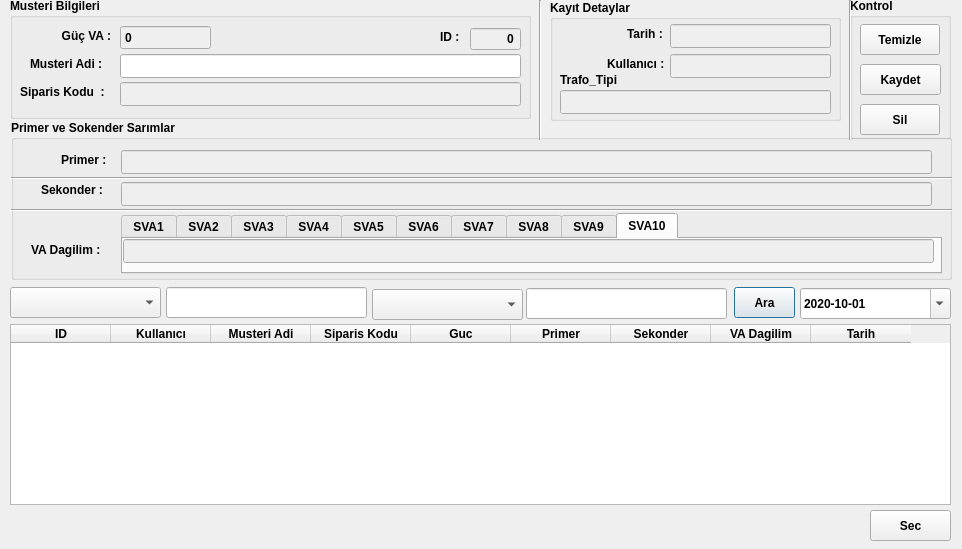
<?xml version="1.0" encoding="UTF-8"?>
<ui version="4.0">
 <class>Dialog</class>
 <widget class="QDialog" name="Dialog">
  <property name="geometry">
   <rect>
    <x>0</x>
    <y>0</y>
    <width>962</width>
    <height>549</height>
   </rect>
  </property>
  <property name="font">
   <font>
    <weight>75</weight>
    <bold>true</bold>
   </font>
  </property>
  <property name="windowTitle">
   <string>Recete Secim Sayfası</string>
  </property>
  <property name="windowIcon">
   <iconset>
    <normaloff>:/C:/Users/YBEKTAS/Desktop/Python/Projeler/Transformator_Calculate/software/source/staticfiles/icons/repport.png</normaloff>:/C:/Users/YBEKTAS/Desktop/Python/Projeler/Transformator_Calculate/software/source/staticfiles/icons/repport.png</iconset>
  </property>
  <widget class="QGroupBox" name="groupBox_3">
   <property name="geometry">
    <rect>
     <x>11</x>
     <y>120</y>
     <width>941</width>
     <height>160</height>
    </rect>
   </property>
   <property name="title">
    <string>Primer ve Sokender Sarımlar</string>
   </property>
   <widget class="QTabWidget" name="tabWidget_2">
    <property name="geometry">
     <rect>
      <x>110</x>
      <y>93</y>
      <width>821</width>
      <height>61</height>
     </rect>
    </property>
    <property name="palette">
     <palette>
      <active>
       <colorrole role="Base">
        <brush brushstyle="SolidPattern">
         <color alpha="255">
          <red>239</red>
          <green>239</green>
          <blue>239</blue>
         </color>
        </brush>
       </colorrole>
      </active>
      <inactive>
       <colorrole role="Base">
        <brush brushstyle="SolidPattern">
         <color alpha="255">
          <red>239</red>
          <green>239</green>
          <blue>239</blue>
         </color>
        </brush>
       </colorrole>
      </inactive>
      <disabled>
       <colorrole role="Base">
        <brush brushstyle="SolidPattern">
         <color alpha="255">
          <red>239</red>
          <green>239</green>
          <blue>239</blue>
         </color>
        </brush>
       </colorrole>
      </disabled>
     </palette>
    </property>
    <property name="currentIndex">
     <number>9</number>
    </property>
    <widget class="QWidget" name="tab_3">
     <attribute name="title">
      <string>SVA1</string>
     </attribute>
     <widget class="QLineEdit" name="lineEdit_sva1">
      <property name="enabled">
       <bool>false</bool>
      </property>
      <property name="geometry">
       <rect>
        <x>0</x>
        <y>0</y>
        <width>811</width>
        <height>24</height>
       </rect>
      </property>
     </widget>
    </widget>
    <widget class="QWidget" name="tab_4">
     <attribute name="title">
      <string>SVA2</string>
     </attribute>
     <widget class="QLineEdit" name="lineEdit_sva2">
      <property name="enabled">
       <bool>false</bool>
      </property>
      <property name="geometry">
       <rect>
        <x>0</x>
        <y>0</y>
        <width>811</width>
        <height>24</height>
       </rect>
      </property>
     </widget>
    </widget>
    <widget class="QWidget" name="tab_5">
     <attribute name="title">
      <string>SVA3</string>
     </attribute>
     <widget class="QLineEdit" name="lineEdit_sva3">
      <property name="enabled">
       <bool>false</bool>
      </property>
      <property name="geometry">
       <rect>
        <x>0</x>
        <y>0</y>
        <width>811</width>
        <height>24</height>
       </rect>
      </property>
     </widget>
    </widget>
    <widget class="QWidget" name="tab_6">
     <attribute name="title">
      <string>SVA4</string>
     </attribute>
     <widget class="QLineEdit" name="lineEdit_sva4">
      <property name="enabled">
       <bool>false</bool>
      </property>
      <property name="geometry">
       <rect>
        <x>0</x>
        <y>0</y>
        <width>811</width>
        <height>24</height>
       </rect>
      </property>
     </widget>
    </widget>
    <widget class="QWidget" name="tab_7">
     <attribute name="title">
      <string>SVA5</string>
     </attribute>
     <widget class="QLineEdit" name="lineEdit_sva5">
      <property name="enabled">
       <bool>false</bool>
      </property>
      <property name="geometry">
       <rect>
        <x>0</x>
        <y>0</y>
        <width>811</width>
        <height>24</height>
       </rect>
      </property>
     </widget>
    </widget>
    <widget class="QWidget" name="tab_8">
     <attribute name="title">
      <string>SVA6</string>
     </attribute>
     <widget class="QLineEdit" name="lineEdit_sva6">
      <property name="enabled">
       <bool>false</bool>
      </property>
      <property name="geometry">
       <rect>
        <x>0</x>
        <y>0</y>
        <width>811</width>
        <height>24</height>
       </rect>
      </property>
     </widget>
    </widget>
    <widget class="QWidget" name="tab_9">
     <attribute name="title">
      <string>SVA7</string>
     </attribute>
     <widget class="QLineEdit" name="lineEdit_sva7">
      <property name="enabled">
       <bool>false</bool>
      </property>
      <property name="geometry">
       <rect>
        <x>0</x>
        <y>0</y>
        <width>811</width>
        <height>24</height>
       </rect>
      </property>
     </widget>
    </widget>
    <widget class="QWidget" name="tab_10">
     <attribute name="title">
      <string>SVA8</string>
     </attribute>
     <widget class="QLineEdit" name="lineEdit_sva8">
      <property name="enabled">
       <bool>false</bool>
      </property>
      <property name="geometry">
       <rect>
        <x>0</x>
        <y>0</y>
        <width>811</width>
        <height>24</height>
       </rect>
      </property>
     </widget>
    </widget>
    <widget class="QWidget" name="tab_11">
     <attribute name="title">
      <string>SVA9</string>
     </attribute>
     <widget class="QLineEdit" name="lineEdit_sva9">
      <property name="enabled">
       <bool>false</bool>
      </property>
      <property name="geometry">
       <rect>
        <x>0</x>
        <y>0</y>
        <width>811</width>
        <height>24</height>
       </rect>
      </property>
     </widget>
    </widget>
    <widget class="QWidget" name="tab_12">
     <attribute name="title">
      <string>SVA10</string>
     </attribute>
     <widget class="QLineEdit" name="lineEdit_sva10">
      <property name="enabled">
       <bool>false</bool>
      </property>
      <property name="geometry">
       <rect>
        <x>0</x>
        <y>0</y>
        <width>811</width>
        <height>24</height>
       </rect>
      </property>
     </widget>
    </widget>
   </widget>
   <widget class="Line" name="line_3">
    <property name="geometry">
     <rect>
      <x>-3</x>
      <y>48</y>
      <width>951</width>
      <height>20</height>
     </rect>
    </property>
    <property name="orientation">
     <enum>Qt::Horizontal</enum>
    </property>
   </widget>
   <widget class="Line" name="line_4">
    <property name="geometry">
     <rect>
      <x>0</x>
      <y>80</y>
      <width>951</width>
      <height>20</height>
     </rect>
    </property>
    <property name="orientation">
     <enum>Qt::Horizontal</enum>
    </property>
   </widget>
   <widget class="QLineEdit" name="lineEdit_primer">
    <property name="enabled">
     <bool>false</bool>
    </property>
    <property name="geometry">
     <rect>
      <x>110</x>
      <y>30</y>
      <width>811</width>
      <height>24</height>
     </rect>
    </property>
   </widget>
   <widget class="QLabel" name="label_3">
    <property name="geometry">
     <rect>
      <x>50</x>
      <y>30</y>
      <width>61</width>
      <height>20</height>
     </rect>
    </property>
    <property name="text">
     <string>Primer : </string>
    </property>
   </widget>
   <widget class="QLabel" name="label_4">
    <property name="geometry">
     <rect>
      <x>30</x>
      <y>60</y>
      <width>81</width>
      <height>20</height>
     </rect>
    </property>
    <property name="text">
     <string>Sekonder : </string>
    </property>
   </widget>
   <widget class="QLabel" name="label_8">
    <property name="geometry">
     <rect>
      <x>20</x>
      <y>120</y>
      <width>91</width>
      <height>20</height>
     </rect>
    </property>
    <property name="text">
     <string>VA Dagilim :</string>
    </property>
   </widget>
   <widget class="QLineEdit" name="lineEdit_sekonder">
    <property name="enabled">
     <bool>false</bool>
    </property>
    <property name="geometry">
     <rect>
      <x>110</x>
      <y>62</y>
      <width>811</width>
      <height>24</height>
     </rect>
    </property>
   </widget>
  </widget>
  <widget class="QTableWidget" name="tableWidget">
   <property name="geometry">
    <rect>
     <x>10</x>
     <y>324</y>
     <width>941</width>
     <height>181</height>
    </rect>
   </property>
   <property name="selectionMode">
    <enum>QAbstractItemView::SingleSelection</enum>
   </property>
   <property name="selectionBehavior">
    <enum>QAbstractItemView::SelectRows</enum>
   </property>
   <column>
    <property name="text">
     <string>ID</string>
    </property>
   </column>
   <column>
    <property name="text">
     <string>Kullanıcı</string>
    </property>
   </column>
   <column>
    <property name="text">
     <string>Musteri Adi</string>
    </property>
   </column>
   <column>
    <property name="text">
     <string>Siparis Kodu</string>
    </property>
   </column>
   <column>
    <property name="text">
     <string>Guc</string>
    </property>
   </column>
   <column>
    <property name="text">
     <string>Primer</string>
    </property>
   </column>
   <column>
    <property name="text">
     <string>Sekonder</string>
    </property>
   </column>
   <column>
    <property name="text">
     <string>VA Dagilim</string>
    </property>
   </column>
   <column>
    <property name="text">
     <string>Tarih</string>
    </property>
   </column>
  </widget>
  <widget class="QGroupBox" name="groupBox">
   <property name="geometry">
    <rect>
     <x>10</x>
     <y>-2</y>
     <width>521</width>
     <height>121</height>
    </rect>
   </property>
   <property name="title">
    <string>Musteri Bilgileri</string>
   </property>
   <widget class="QLabel" name="label_56">
    <property name="geometry">
     <rect>
      <x>430</x>
      <y>29</y>
      <width>31</width>
      <height>20</height>
     </rect>
    </property>
    <property name="text">
     <string>ID :</string>
    </property>
   </widget>
   <widget class="QDoubleSpinBox" name="doubleSpinBox_ID">
    <property name="enabled">
     <bool>false</bool>
    </property>
    <property name="geometry">
     <rect>
      <x>460</x>
      <y>29</y>
      <width>51</width>
      <height>24</height>
     </rect>
    </property>
    <property name="palette">
     <palette>
      <active>
       <colorrole role="WindowText">
        <brush brushstyle="SolidPattern">
         <color alpha="255">
          <red>0</red>
          <green>0</green>
          <blue>0</blue>
         </color>
        </brush>
       </colorrole>
       <colorrole role="Dark">
        <brush brushstyle="SolidPattern">
         <color alpha="255">
          <red>159</red>
          <green>159</green>
          <blue>159</blue>
         </color>
        </brush>
       </colorrole>
       <colorrole role="Text">
        <brush brushstyle="SolidPattern">
         <color alpha="255">
          <red>0</red>
          <green>0</green>
          <blue>0</blue>
         </color>
        </brush>
       </colorrole>
       <colorrole role="ButtonText">
        <brush brushstyle="SolidPattern">
         <color alpha="255">
          <red>0</red>
          <green>0</green>
          <blue>0</blue>
         </color>
        </brush>
       </colorrole>
       <colorrole role="Shadow">
        <brush brushstyle="SolidPattern">
         <color alpha="255">
          <red>118</red>
          <green>118</green>
          <blue>118</blue>
         </color>
        </brush>
       </colorrole>
       <colorrole role="PlaceholderText">
        <brush brushstyle="SolidPattern">
         <color alpha="128">
          <red>0</red>
          <green>0</green>
          <blue>0</blue>
         </color>
        </brush>
       </colorrole>
      </active>
      <inactive>
       <colorrole role="WindowText">
        <brush brushstyle="SolidPattern">
         <color alpha="255">
          <red>0</red>
          <green>0</green>
          <blue>0</blue>
         </color>
        </brush>
       </colorrole>
       <colorrole role="Dark">
        <brush brushstyle="SolidPattern">
         <color alpha="255">
          <red>159</red>
          <green>159</green>
          <blue>159</blue>
         </color>
        </brush>
       </colorrole>
       <colorrole role="Text">
        <brush brushstyle="SolidPattern">
         <color alpha="255">
          <red>0</red>
          <green>0</green>
          <blue>0</blue>
         </color>
        </brush>
       </colorrole>
       <colorrole role="ButtonText">
        <brush brushstyle="SolidPattern">
         <color alpha="255">
          <red>0</red>
          <green>0</green>
          <blue>0</blue>
         </color>
        </brush>
       </colorrole>
       <colorrole role="Shadow">
        <brush brushstyle="SolidPattern">
         <color alpha="255">
          <red>118</red>
          <green>118</green>
          <blue>118</blue>
         </color>
        </brush>
       </colorrole>
       <colorrole role="PlaceholderText">
        <brush brushstyle="SolidPattern">
         <color alpha="128">
          <red>0</red>
          <green>0</green>
          <blue>0</blue>
         </color>
        </brush>
       </colorrole>
      </inactive>
      <disabled>
       <colorrole role="WindowText">
        <brush brushstyle="SolidPattern">
         <color alpha="255">
          <red>0</red>
          <green>0</green>
          <blue>0</blue>
         </color>
        </brush>
       </colorrole>
       <colorrole role="Dark">
        <brush brushstyle="SolidPattern">
         <color alpha="255">
          <red>159</red>
          <green>159</green>
          <blue>159</blue>
         </color>
        </brush>
       </colorrole>
       <colorrole role="Text">
        <brush brushstyle="SolidPattern">
         <color alpha="255">
          <red>0</red>
          <green>0</green>
          <blue>0</blue>
         </color>
        </brush>
       </colorrole>
       <colorrole role="ButtonText">
        <brush brushstyle="SolidPattern">
         <color alpha="255">
          <red>0</red>
          <green>0</green>
          <blue>0</blue>
         </color>
        </brush>
       </colorrole>
       <colorrole role="Shadow">
        <brush brushstyle="SolidPattern">
         <color alpha="255">
          <red>118</red>
          <green>118</green>
          <blue>118</blue>
         </color>
        </brush>
       </colorrole>
       <colorrole role="PlaceholderText">
        <brush brushstyle="SolidPattern">
         <color alpha="128">
          <red>0</red>
          <green>0</green>
          <blue>0</blue>
         </color>
        </brush>
       </colorrole>
      </disabled>
     </palette>
    </property>
    <property name="font">
     <font>
      <weight>75</weight>
      <bold>true</bold>
     </font>
    </property>
    <property name="layoutDirection">
     <enum>Qt::LeftToRight</enum>
    </property>
    <property name="autoFillBackground">
     <bool>false</bool>
    </property>
    <property name="alignment">
     <set>Qt::AlignRight|Qt::AlignTrailing|Qt::AlignVCenter</set>
    </property>
    <property name="buttonSymbols">
     <enum>QAbstractSpinBox::NoButtons</enum>
    </property>
    <property name="decimals">
     <number>0</number>
    </property>
    <property name="maximum">
     <double>9999.000000000000000</double>
    </property>
    <property name="value">
     <double>0.000000000000000</double>
    </property>
   </widget>
   <widget class="QLabel" name="label_2">
    <property name="geometry">
     <rect>
      <x>20</x>
      <y>56</y>
      <width>91</width>
      <height>20</height>
     </rect>
    </property>
    <property name="text">
     <string>Musteri Adi :</string>
    </property>
   </widget>
   <widget class="QLabel" name="label_6">
    <property name="geometry">
     <rect>
      <x>10</x>
      <y>84</y>
      <width>91</width>
      <height>20</height>
     </rect>
    </property>
    <property name="text">
     <string>Siparis Kodu  :</string>
    </property>
   </widget>
   <widget class="QLineEdit" name="lineEdit_siparis_kodu">
    <property name="enabled">
     <bool>false</bool>
    </property>
    <property name="geometry">
     <rect>
      <x>110</x>
      <y>84</y>
      <width>401</width>
      <height>24</height>
     </rect>
    </property>
    <property name="font">
     <font>
      <pointsize>6</pointsize>
      <weight>75</weight>
      <bold>true</bold>
     </font>
    </property>
   </widget>
   <widget class="QLineEdit" name="lineEdit_musteri_adi">
    <property name="geometry">
     <rect>
      <x>110</x>
      <y>56</y>
      <width>401</width>
      <height>24</height>
     </rect>
    </property>
   </widget>
   <widget class="QDoubleSpinBox" name="doubleSpinBox_guc">
    <property name="enabled">
     <bool>false</bool>
    </property>
    <property name="geometry">
     <rect>
      <x>110</x>
      <y>27</y>
      <width>91</width>
      <height>25</height>
     </rect>
    </property>
    <property name="palette">
     <palette>
      <active>
       <colorrole role="WindowText">
        <brush brushstyle="SolidPattern">
         <color alpha="255">
          <red>0</red>
          <green>0</green>
          <blue>0</blue>
         </color>
        </brush>
       </colorrole>
       <colorrole role="Dark">
        <brush brushstyle="SolidPattern">
         <color alpha="255">
          <red>159</red>
          <green>159</green>
          <blue>159</blue>
         </color>
        </brush>
       </colorrole>
       <colorrole role="Text">
        <brush brushstyle="SolidPattern">
         <color alpha="255">
          <red>0</red>
          <green>0</green>
          <blue>0</blue>
         </color>
        </brush>
       </colorrole>
       <colorrole role="ButtonText">
        <brush brushstyle="SolidPattern">
         <color alpha="255">
          <red>0</red>
          <green>0</green>
          <blue>0</blue>
         </color>
        </brush>
       </colorrole>
       <colorrole role="Shadow">
        <brush brushstyle="SolidPattern">
         <color alpha="255">
          <red>118</red>
          <green>118</green>
          <blue>118</blue>
         </color>
        </brush>
       </colorrole>
       <colorrole role="PlaceholderText">
        <brush brushstyle="SolidPattern">
         <color alpha="128">
          <red>0</red>
          <green>0</green>
          <blue>0</blue>
         </color>
        </brush>
       </colorrole>
      </active>
      <inactive>
       <colorrole role="WindowText">
        <brush brushstyle="SolidPattern">
         <color alpha="255">
          <red>0</red>
          <green>0</green>
          <blue>0</blue>
         </color>
        </brush>
       </colorrole>
       <colorrole role="Dark">
        <brush brushstyle="SolidPattern">
         <color alpha="255">
          <red>159</red>
          <green>159</green>
          <blue>159</blue>
         </color>
        </brush>
       </colorrole>
       <colorrole role="Text">
        <brush brushstyle="SolidPattern">
         <color alpha="255">
          <red>0</red>
          <green>0</green>
          <blue>0</blue>
         </color>
        </brush>
       </colorrole>
       <colorrole role="ButtonText">
        <brush brushstyle="SolidPattern">
         <color alpha="255">
          <red>0</red>
          <green>0</green>
          <blue>0</blue>
         </color>
        </brush>
       </colorrole>
       <colorrole role="Shadow">
        <brush brushstyle="SolidPattern">
         <color alpha="255">
          <red>118</red>
          <green>118</green>
          <blue>118</blue>
         </color>
        </brush>
       </colorrole>
       <colorrole role="PlaceholderText">
        <brush brushstyle="SolidPattern">
         <color alpha="128">
          <red>0</red>
          <green>0</green>
          <blue>0</blue>
         </color>
        </brush>
       </colorrole>
      </inactive>
      <disabled>
       <colorrole role="WindowText">
        <brush brushstyle="SolidPattern">
         <color alpha="255">
          <red>0</red>
          <green>0</green>
          <blue>0</blue>
         </color>
        </brush>
       </colorrole>
       <colorrole role="Dark">
        <brush brushstyle="SolidPattern">
         <color alpha="255">
          <red>159</red>
          <green>159</green>
          <blue>159</blue>
         </color>
        </brush>
       </colorrole>
       <colorrole role="Text">
        <brush brushstyle="SolidPattern">
         <color alpha="255">
          <red>0</red>
          <green>0</green>
          <blue>0</blue>
         </color>
        </brush>
       </colorrole>
       <colorrole role="ButtonText">
        <brush brushstyle="SolidPattern">
         <color alpha="255">
          <red>0</red>
          <green>0</green>
          <blue>0</blue>
         </color>
        </brush>
       </colorrole>
       <colorrole role="Shadow">
        <brush brushstyle="SolidPattern">
         <color alpha="255">
          <red>118</red>
          <green>118</green>
          <blue>118</blue>
         </color>
        </brush>
       </colorrole>
       <colorrole role="PlaceholderText">
        <brush brushstyle="SolidPattern">
         <color alpha="128">
          <red>0</red>
          <green>0</green>
          <blue>0</blue>
         </color>
        </brush>
       </colorrole>
      </disabled>
     </palette>
    </property>
    <property name="buttonSymbols">
     <enum>QAbstractSpinBox::NoButtons</enum>
    </property>
    <property name="decimals">
     <number>0</number>
    </property>
    <property name="maximum">
     <double>999999999.000000000000000</double>
    </property>
    <property name="value">
     <double>0.000000000000000</double>
    </property>
   </widget>
   <widget class="QLabel" name="label_7">
    <property name="geometry">
     <rect>
      <x>40</x>
      <y>30</y>
      <width>61</width>
      <height>16</height>
     </rect>
    </property>
    <property name="text">
     <string>Güç VA :</string>
    </property>
    <property name="alignment">
     <set>Qt::AlignRight|Qt::AlignTrailing|Qt::AlignVCenter</set>
    </property>
   </widget>
  </widget>
  <widget class="QLineEdit" name="lineEdit_ara_text1">
   <property name="geometry">
    <rect>
     <x>166</x>
     <y>287</y>
     <width>201</width>
     <height>31</height>
    </rect>
   </property>
  </widget>
  <widget class="QPushButton" name="pushButton_ara">
   <property name="geometry">
    <rect>
     <x>734</x>
     <y>287</y>
     <width>61</width>
     <height>31</height>
    </rect>
   </property>
   <property name="text">
    <string>Ara</string>
   </property>
  </widget>
  <widget class="QComboBox" name="comboBox_filter1">
   <property name="geometry">
    <rect>
     <x>10</x>
     <y>287</y>
     <width>151</width>
     <height>31</height>
    </rect>
   </property>
   <item>
    <property name="text">
     <string/>
    </property>
   </item>
   <item>
    <property name="text">
     <string>Kullanıcı</string>
    </property>
   </item>
   <item>
    <property name="text">
     <string>Guc</string>
    </property>
   </item>
   <item>
    <property name="text">
     <string>Musteri_Adı</string>
    </property>
   </item>
   <item>
    <property name="text">
     <string>Siparis_Kodu</string>
    </property>
   </item>
   <item>
    <property name="text">
     <string>Tarih</string>
    </property>
   </item>
  </widget>
  <widget class="QDateEdit" name="dateEdit">
   <property name="geometry">
    <rect>
     <x>800</x>
     <y>288</y>
     <width>151</width>
     <height>31</height>
    </rect>
   </property>
   <property name="buttonSymbols">
    <enum>QAbstractSpinBox::UpDownArrows</enum>
   </property>
   <property name="showGroupSeparator" stdset="0">
    <bool>false</bool>
   </property>
   <property name="displayFormat">
    <string>yyyy-MM-dd</string>
   </property>
   <property name="calendarPopup">
    <bool>true</bool>
   </property>
   <property name="date">
    <date>
     <year>2020</year>
     <month>10</month>
     <day>1</day>
    </date>
   </property>
  </widget>
  <widget class="QGroupBox" name="groupBox_2">
   <property name="geometry">
    <rect>
     <x>850</x>
     <y>-2</y>
     <width>101</width>
     <height>141</height>
    </rect>
   </property>
   <property name="title">
    <string>Kontrol</string>
   </property>
   <widget class="QPushButton" name="pushButton_sil">
    <property name="geometry">
     <rect>
      <x>10</x>
      <y>106</y>
      <width>80</width>
      <height>31</height>
     </rect>
    </property>
    <property name="text">
     <string>Sil</string>
    </property>
   </widget>
   <widget class="QPushButton" name="pushButton_kaydet">
    <property name="geometry">
     <rect>
      <x>10</x>
      <y>66</y>
      <width>81</width>
      <height>31</height>
     </rect>
    </property>
    <property name="text">
     <string>Kaydet</string>
    </property>
   </widget>
   <widget class="QPushButton" name="pushButton_temizle">
    <property name="geometry">
     <rect>
      <x>10</x>
      <y>26</y>
      <width>80</width>
      <height>31</height>
     </rect>
    </property>
    <property name="text">
     <string>Temizle</string>
    </property>
   </widget>
  </widget>
  <widget class="Line" name="line">
   <property name="geometry">
    <rect>
     <x>530</x>
     <y>0</y>
     <width>20</width>
     <height>140</height>
    </rect>
   </property>
   <property name="orientation">
    <enum>Qt::Vertical</enum>
   </property>
  </widget>
  <widget class="QGroupBox" name="groupBox_4">
   <property name="geometry">
    <rect>
     <x>550</x>
     <y>0</y>
     <width>291</width>
     <height>121</height>
    </rect>
   </property>
   <property name="title">
    <string>Kayıt Detaylar</string>
   </property>
   <widget class="QLabel" name="label_9">
    <property name="geometry">
     <rect>
      <x>77</x>
      <y>24</y>
      <width>51</width>
      <height>20</height>
     </rect>
    </property>
    <property name="text">
     <string>Tarih : </string>
    </property>
   </widget>
   <widget class="QLineEdit" name="lineEdit_tarih">
    <property name="enabled">
     <bool>false</bool>
    </property>
    <property name="geometry">
     <rect>
      <x>120</x>
      <y>24</y>
      <width>161</width>
      <height>24</height>
     </rect>
    </property>
    <property name="font">
     <font>
      <pointsize>6</pointsize>
      <weight>75</weight>
      <bold>true</bold>
     </font>
    </property>
   </widget>
   <widget class="QLineEdit" name="lineEdit_kullanici">
    <property name="enabled">
     <bool>false</bool>
    </property>
    <property name="geometry">
     <rect>
      <x>120</x>
      <y>54</y>
      <width>161</width>
      <height>24</height>
     </rect>
    </property>
   </widget>
   <widget class="QLabel" name="label_10">
    <property name="geometry">
     <rect>
      <x>57</x>
      <y>54</y>
      <width>91</width>
      <height>20</height>
     </rect>
    </property>
    <property name="text">
     <string>Kullanıcı :</string>
    </property>
   </widget>
   <widget class="QLabel" name="label_trafo_tipi">
    <property name="geometry">
     <rect>
      <x>10</x>
      <y>70</y>
      <width>71</width>
      <height>20</height>
     </rect>
    </property>
    <property name="text">
     <string>Trafo_Tipi</string>
    </property>
   </widget>
   <widget class="QLineEdit" name="lineEdit_trafo_tipi">
    <property name="enabled">
     <bool>false</bool>
    </property>
    <property name="geometry">
     <rect>
      <x>10</x>
      <y>90</y>
      <width>271</width>
      <height>24</height>
     </rect>
    </property>
    <property name="font">
     <font>
      <pointsize>6</pointsize>
      <weight>50</weight>
      <bold>false</bold>
     </font>
    </property>
   </widget>
  </widget>
  <widget class="Line" name="line_2">
   <property name="geometry">
    <rect>
     <x>840</x>
     <y>0</y>
     <width>20</width>
     <height>140</height>
    </rect>
   </property>
   <property name="orientation">
    <enum>Qt::Vertical</enum>
   </property>
  </widget>
  <widget class="QPushButton" name="pushButton_sec">
   <property name="geometry">
    <rect>
     <x>870</x>
     <y>510</y>
     <width>81</width>
     <height>31</height>
    </rect>
   </property>
   <property name="text">
    <string>Sec</string>
   </property>
  </widget>
  <widget class="QLineEdit" name="lineEdit_ara_text2">
   <property name="geometry">
    <rect>
     <x>526</x>
     <y>288</y>
     <width>201</width>
     <height>31</height>
    </rect>
   </property>
  </widget>
  <widget class="QComboBox" name="comboBox_filter2">
   <property name="geometry">
    <rect>
     <x>372</x>
     <y>289</y>
     <width>151</width>
     <height>31</height>
    </rect>
   </property>
   <item>
    <property name="text">
     <string/>
    </property>
   </item>
   <item>
    <property name="text">
     <string>Kullanıcı</string>
    </property>
   </item>
   <item>
    <property name="text">
     <string>Guc</string>
    </property>
   </item>
   <item>
    <property name="text">
     <string>Musteri_Adı</string>
    </property>
   </item>
   <item>
    <property name="text">
     <string>Siparis_Kodu</string>
    </property>
   </item>
  </widget>
 </widget>
 <resources/>
 <connections/>
</ui>
